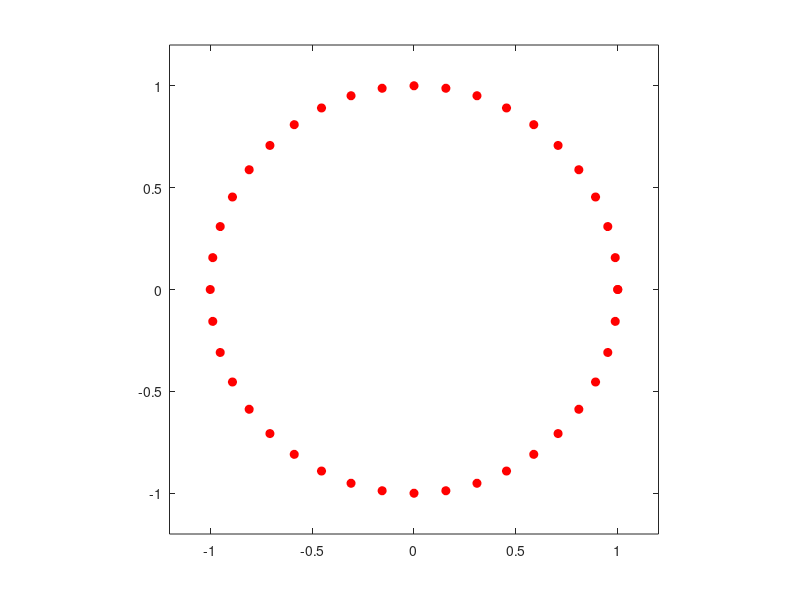

Source code (MATLAB):
%{
gantry motion test for figuring out sampling rate of GetGanPosSnap
tic;
g.goToPos([0.5,0.0,-0.2,0.0]);
timer1 = toc;
atgoal = 0;
counts = 0;
while(atgoal == 0)
    currx = g.GetGanPosSnap;
    counts=counts+1;
    display(currx);
    if (norm(currx - [0.5,0,-0.2,0]') < 0.001)
        atgoal = 1; 
        display(currx);
        display(counts);
    end
end
toc;
g.goToPos([0.0,0.0,-0.2,0.0]);
atgoal=0;
while(atgoal == 0)
    currx = g.GetGanPosSnap;
    if (norm(currx - [0.0,0.0,-0.2,0.0]') < 0.001)
        atgoal = 1; 
        display(currx);
    end
end
%}

t=0:2*pi/40:2*pi;
e1 = exp(t*j);
plot(real(e1),imag(e1),'ro','MarkerFaceColor',[1 0 0]); axis([-1.2 1.2 -1.2 1.2]);daspect([1 1 1]);